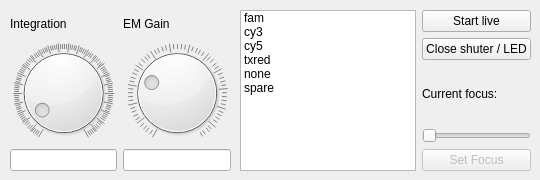
       <widget class="QWidget" name="tab_6">
        <attribute name="title">
         <string>Live Image</string>
        </attribute>
        <widget class="QWidget" name="layoutWidget_7">
         <property name="geometry">
          <rect>
           <x>240</x>
           <y>10</y>
           <width>291</width>
           <height>161</height>
          </rect>
         </property>
         <layout class="QHBoxLayout" name="horizontalLayout_4">
          <item>
           <widget class="QListWidget" name="utilsLiveFilterList_3">
            <item>
             <property name="text">
              <string>fam</string>
             </property>
            </item>
            <item>
             <property name="text">
              <string>cy3</string>
             </property>
            </item>
            <item>
             <property name="text">
              <string>cy5</string>
             </property>
            </item>
            <item>
             <property name="text">
              <string>txred</string>
             </property>
            </item>
            <item>
             <property name="text">
              <string>none</string>
             </property>
            </item>
            <item>
             <property name="text">
              <string>spare</string>
             </property>
            </item>
           </widget>
          </item>
          <item>
           <layout class="QVBoxLayout" name="verticalLayout_6">
            <item>
             <widget class="QPushButton" name="utilsLiveButton_2">
              <property name="text">
               <string>Start live</string>
              </property>
             </widget>
            </item>
            <item>
             <widget class="QPushButton" name="shutLightButton_2">
              <property name="text">
               <string>Close shuter / LED</string>
              </property>
             </widget>
            </item>
            <item>
             <widget class="QLabel" name="Currentfocuslabel_2">
              <property name="text">
               <string>Current focus:</string>
              </property>
             </widget>
            </item>
            <item>
             <widget class="QSlider" name="utilFocusBar_2">
              <property name="enabled">
               <bool>false</bool>
              </property>
              <property name="minimum">
               <number>1</number>
              </property>
              <property name="maximum">
               <number>81</number>
              </property>
              <property name="orientation">
               <enum>Qt::Horizontal</enum>
              </property>
             </widget>
            </item>
            <item>
             <widget class="QPushButton" name="utilSetFocus_2">
              <property name="enabled">
               <bool>false</bool>
              </property>
              <property name="text">
               <string>Set Focus</string>
              </property>
             </widget>
            </item>
           </layout>
          </item>
         </layout>
        </widget>
        <widget class="QWidget" name="layoutWidget_8">
         <property name="geometry">
          <rect>
           <x>10</x>
           <y>10</y>
           <width>221</width>
           <height>161</height>
          </rect>
         </property>
         <layout class="QGridLayout" name="gridLayout_24">
          <item row="0" column="0">
           <widget class="QLabel" name="label_63">
            <property name="text">
             <string>Integration</string>
            </property>
           </widget>
          </item>
          <item row="0" column="1">
           <widget class="QLabel" name="label_64">
            <property name="text">
             <string>EM Gain</string>
            </property>
           </widget>
          </item>
          <item row="1" column="0">
           <widget class="QDial" name="stillExposureDial_4">
            <property name="maximum">
             <number>500</number>
            </property>
            <property name="value">
             <number>35</number>
            </property>
            <property name="wrapping">
             <bool>false</bool>
            </property>
            <property name="notchesVisible">
             <bool>true</bool>
            </property>
           </widget>
          </item>
          <item row="1" column="1">
           <widget class="QDial" name="stillGainDial_4">
            <property name="maximum">
             <number>255</number>
            </property>
            <property name="value">
             <number>70</number>
            </property>
            <property name="wrapping">
             <bool>false</bool>
            </property>
            <property name="notchesVisible">
             <bool>true</bool>
            </property>
           </widget>
          </item>
          <item row="2" column="0">
           <widget class="QLineEdit" name="stillExposureLE_4"/>
          </item>
          <item row="2" column="1">
           <widget class="QLineEdit" name="stillGainLE_4"/>
          </item>
         </layout>
        </widget>
       </widget>
